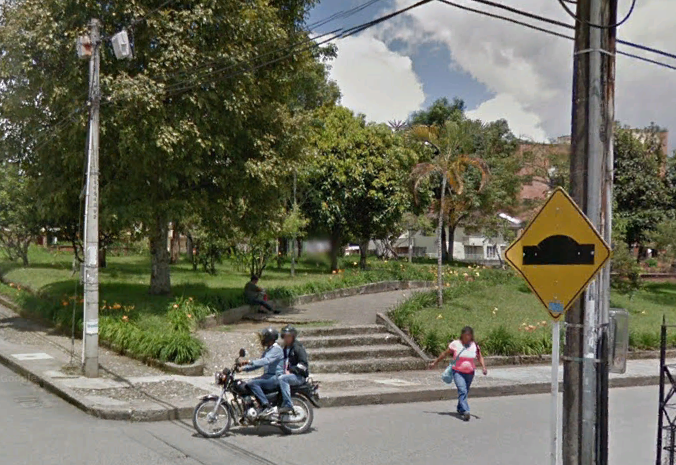
#> input picture entrenamiento/Captura de pantalla 2026-04-30 192027.png, 676 x 465 px; its folder holds only this picture in this run
$ jupyter execute normalizar_imagenes_yolo.ipynb
#> lines starting #> are read from the running program, lines starting #| are printed output that depends on the picture
## 2. Imports y configuración

[cell 1]
import os
import cv2
import numpy as np
from PIL import Image
from pathlib import Path
from tqdm import tqdm
import shutil

# ─────────────────────────────────────────────
# CONFIGURACIÓN — ajusta estos parámetros
# ─────────────────────────────────────────────

INPUT_DIR  = "entrenamiento"           # Carpeta con las imágenes originales
OUTPUT_DIR = "entrenamiento_normalizado"  # Carpeta de salida

# Tamaño objetivo para YOLO (debe ser múltiplo de 32)
# Opciones comunes: 416, 640, 1280
TARGET_SIZE = 640

# Extensiones de imagen aceptadas
VALID_EXTENSIONS = {".jpg", ".jpeg", ".png", ".bmp", ".tiff", ".webp"}

# Formato de salida
OUTPUT_FORMAT = ".jpg"   # '.jpg' o '.png'
JPEG_QUALITY  = 95       # Solo aplica si OUTPUT_FORMAT = '.jpg'

print(f"Entrada : {INPUT_DIR}")
print(f"Salida  : {OUTPUT_DIR}")
print(f"Tamaño  : {TARGET_SIZE}x{TARGET_SIZE}")
print(f"Formato : {OUTPUT_FORMAT}")

## 3. Exploración de las imágenes originales

[cell 2]
input_path = Path(INPUT_DIR)

if not input_path.exists():
    raise FileNotFoundError(f" La carpeta '{INPUT_DIR}' no existe. Verifica la ruta.")

image_files = sorted([
    f for f in input_path.iterdir()
    if f.is_file() and f.suffix.lower() in VALID_EXTENSIONS
])

print(f"✅ Imágenes encontradas: {len(image_files)}")

# Mostrar resumen de resoluciones originales
sizes = {}
for img_path in tqdm(image_files, desc="Analizando imágenes"):
    try:
        with Image.open(img_path) as img:
#> img is the input picture: PIL image 676x465 RGBA; mean R, G, B, A 108.8, 108.7, 90.6, 255
            w, h = img.size
#> w = 676; h = 465
            key = f"{w}x{h}"
#> key = '676x465'
            sizes[key] = sizes.get(key, 0) + 1
    except Exception as e:
        print(f"  No se pudo leer: {img_path.name} → {e}")

print("\n Resoluciones encontradas:")
for res, count in sorted(sizes.items(), key=lambda x: -x[1]):
    print(f"   {res} → {count} imagen(es)")

## 4. Función de normalización

Usa **letterbox** (padding con gris) para redimensionar sin deformar los objetos — técnica estándar en YOLO.

[cell 3]
def letterbox_resize(img_bgr: np.ndarray, target_size: int = 640, pad_color: int = 114) -> np.ndarray:
    """
    Redimensiona la imagen al tamaño target_size x target_size manteniendo
    el aspect ratio original con padding (letterbox).

    - No deforma objetos.
    - Rellena con gris neutro (valor 114, estándar en YOLOv5/v8).
    """
    h, w = img_bgr.shape[:2]
    scale = target_size / max(h, w)
    new_w, new_h = int(w * scale), int(h * scale)

    # Redimensionar
    resized = cv2.resize(img_bgr, (new_w, new_h), interpolation=cv2.INTER_LINEAR)

    # Crear lienzo con padding
    canvas = np.full((target_size, target_size, 3), pad_color, dtype=np.uint8)

    # Centrar la imagen
    pad_top  = (target_size - new_h) // 2
    pad_left = (target_size - new_w) // 2
    canvas[pad_top:pad_top + new_h, pad_left:pad_left + new_w] = resized

    return canvas


def normalize_image(img_bgr: np.ndarray) -> np.ndarray:
    """
    Pasos de normalización visual:
      1. Corrección CLAHE en canal L (mejora contraste local sin saturar)
      2. Conversión de vuelta a BGR

    No normaliza a [0,1] porque las imágenes se guardan como uint8.
    YOLO hace esa normalización internamente al cargar.
    """
    # CLAHE sobre canal de luminancia
    lab   = cv2.cvtColor(img_bgr, cv2.COLOR_BGR2LAB)
#> lab: shape (465, 676, 3); mean of channels 0, 1, 2 113.7, 125, 138.4
    l, a, b = cv2.split(lab)
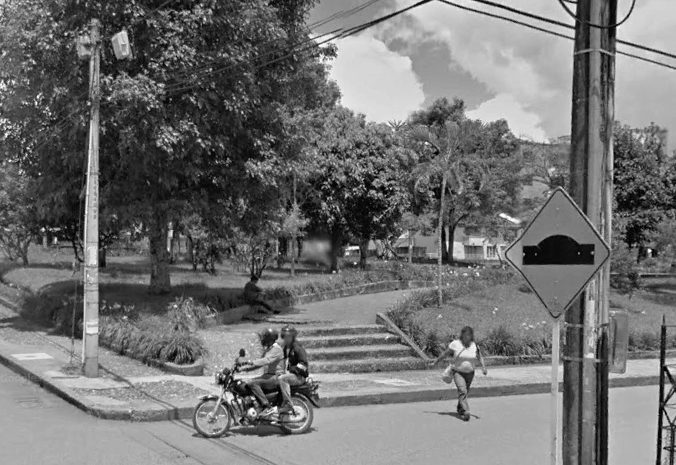
#> l: shape (465, 676); min 0, max 255, mean 113.7
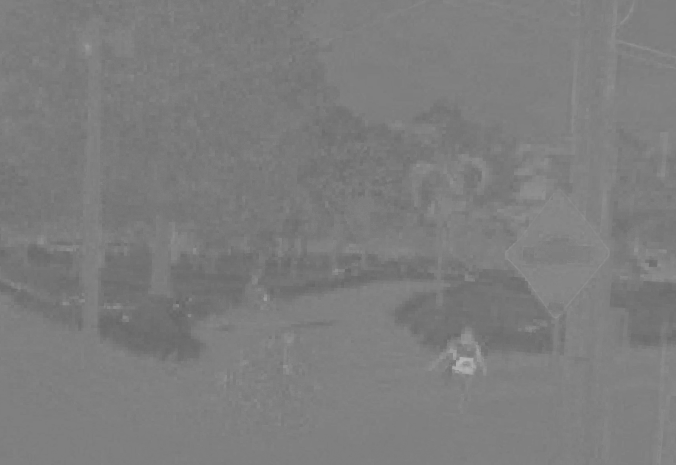
#> a: shape (465, 676); min 101, max 184, mean 125
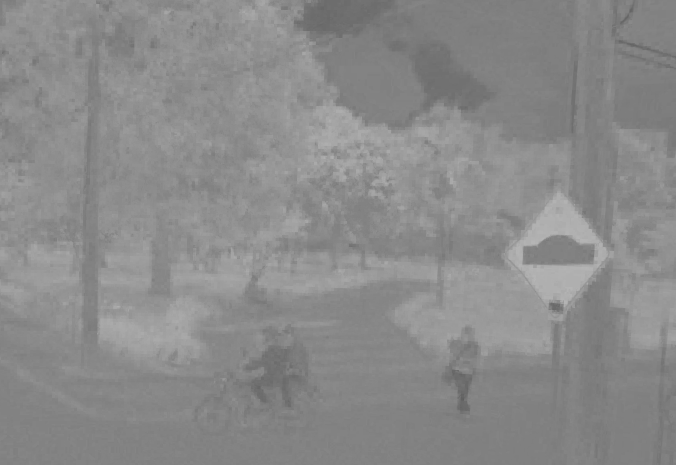
#> b: shape (465, 676); min 94, max 181, mean 138.4
    clahe = cv2.createCLAHE(clipLimit=2.0, tileGridSize=(8, 8))
    l_eq  = clahe.apply(l)
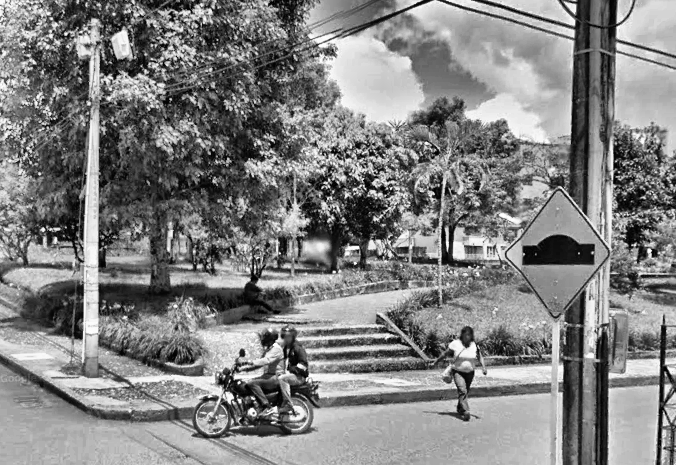
#> l_eq: shape (465, 676); min 0, max 255, mean 129.8
    lab_eq = cv2.merge((l_eq, a, b))
#> lab_eq: shape (465, 676, 3); mean of channels 0, 1, 2 129.8, 125, 138.4
    result = cv2.cvtColor(lab_eq, cv2.COLOR_LAB2BGR)
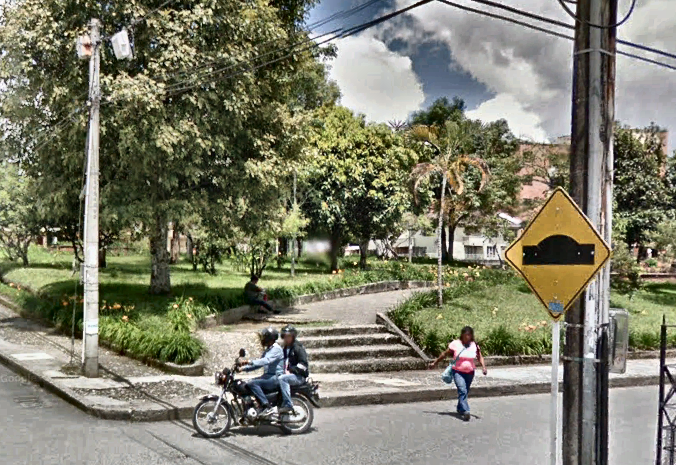
#> result: shape (465, 676, 3); mean B, G, R 106.5, 125.2, 125.5
    return result


print("✅ Funciones de normalización definidas.")

## 5. Procesamiento y guardado

[cell 4]
output_path = Path(OUTPUT_DIR)
output_path.mkdir(parents=True, exist_ok=True)

errors = []
processed = 0

for idx, img_file in enumerate(tqdm(image_files, desc="Procesando"), start=1):
    try:
        # Leer imagen
        img = cv2.imread(str(img_file))
        if img is None:
            raise ValueError("cv2.imread retornó None")

        # 1. Normalización visual (CLAHE)
        img = normalize_image(img)

        # 2. Letterbox resize
        img = letterbox_resize(img, target_size=TARGET_SIZE)
#> in letterbox_resize, `resized = cv2.resize(img_bgr, (new_w, new_h), interpolation=cv2.INTER_..`:
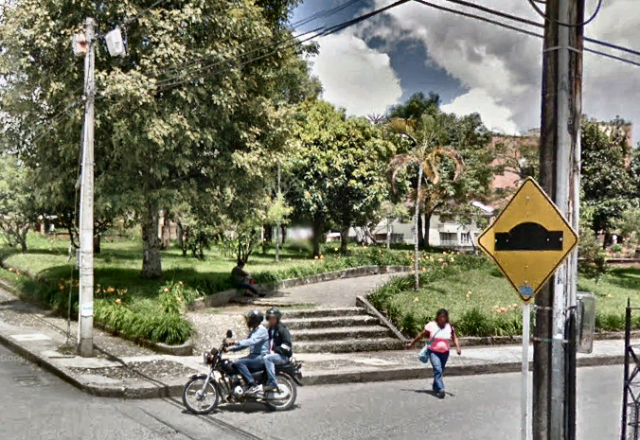
#> resized: shape (440, 640, 3); mean B, G, R 106.4, 125.1, 125.4
#> in letterbox_resize, `canvas[pad_top:pad_top + new_h, pad_left:pad_left + new_w] = resized`:
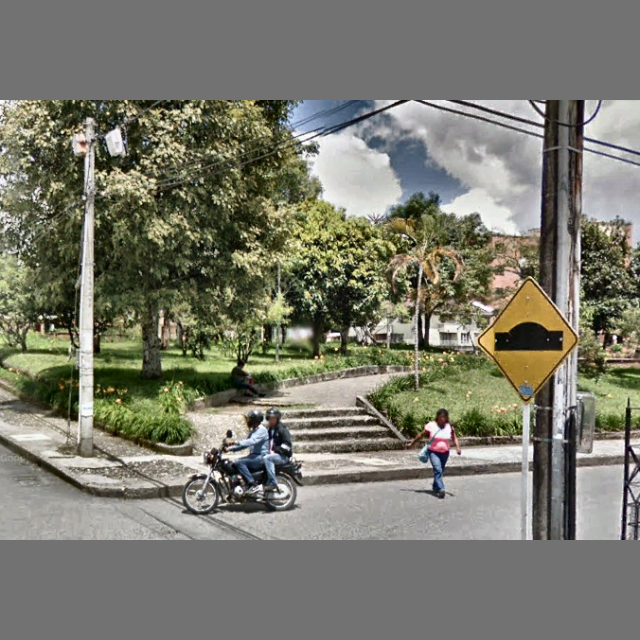
#> canvas: shape (640, 640, 3); mean B, G, R 108.8, 121.6, 121.8

        # 3. Nombre de salida: img1.jpg, img2.jpg, ...
        out_name = f"img{idx}{OUTPUT_FORMAT}"
        out_file = output_path / out_name

        # 4. Guardar
        if OUTPUT_FORMAT == ".jpg":
            cv2.imwrite(str(out_file), img, [cv2.IMWRITE_JPEG_QUALITY, JPEG_QUALITY])
        else:
            cv2.imwrite(str(out_file), img)

        processed += 1

    except Exception as e:
        errors.append((img_file.name, str(e)))

# Resumen
print(f"\n✅ Imágenes procesadas correctamente : {processed}")
print(f"❌ Errores                            : {len(errors)}")
if errors:
    print("\nArchivos con error:")
    for fname, err in errors:
        print(f"   {fname}: {err}")

## 6. Verificación visual (muestra una cuadrícula de ejemplo)

[cell 5]
import matplotlib.pyplot as plt
import random

output_imgs = sorted(output_path.glob(f"*{OUTPUT_FORMAT}"))
sample = random.sample(output_imgs, min(9, len(output_imgs)))

fig, axes = plt.subplots(3, 3, figsize=(12, 12))
axes = axes.flatten()

for ax, img_path in zip(axes, sample):
    img = cv2.imread(str(img_path))
    img_rgb = cv2.cvtColor(img, cv2.COLOR_BGR2RGB)
    ax.imshow(img_rgb)
    ax.set_title(img_path.name, fontsize=9)
    ax.axis("off")

# Ocultar ejes sobrantes
for ax in axes[len(sample):]:
    ax.axis("off")

plt.suptitle(f"Muestra de imágenes normalizadas ({TARGET_SIZE}x{TARGET_SIZE})", fontsize=13)
plt.tight_layout()
plt.savefig(output_path / "_preview_cuadricula.jpg", dpi=100)
plt.show()
print("✅ Vista previa guardada en la carpeta de salida.")

$ run again, on entrenamiento/Captura de pantalla 2026-04-30 195630.png
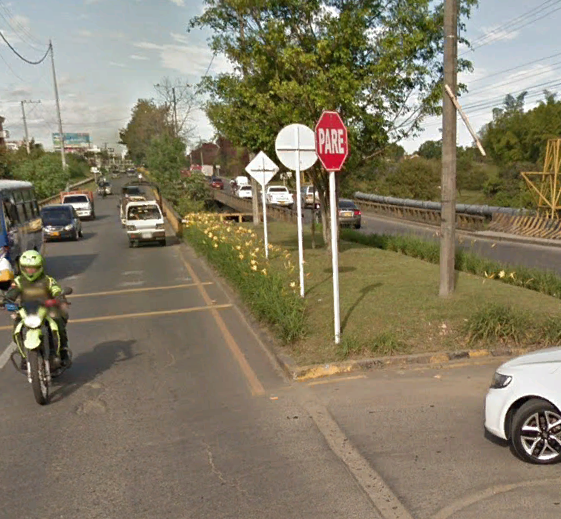
#> input picture entrenamiento/Captura de pantalla 2026-04-30 195630.png, 561 x 519 px
#> img is the input picture: PIL image 561x519 RGBA; mean R, G, B, A 132.6, 124.4, 102.2, 255
#> img: shape (519, 561, 3)
#> lab: shape (519, 561, 3); mean of channels 0, 1, 2 132.3, 127.8, 141.6
#> in normalize_image, `l_eq  = clahe.apply(l)`:
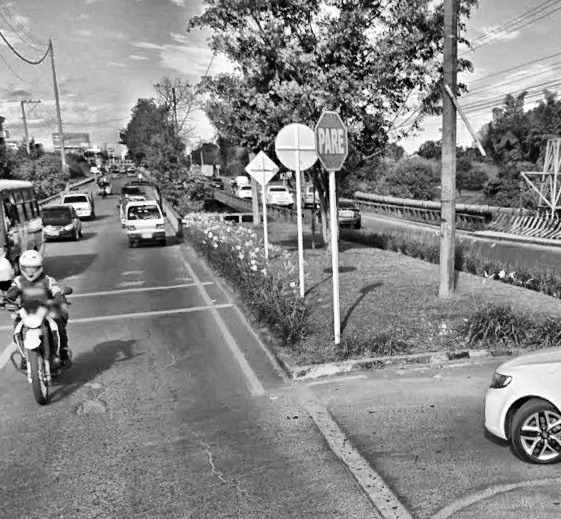
#> l_eq: shape (519, 561); min 0, max 255, mean 134.4
#> lab_eq: shape (519, 561, 3); mean of channels 0, 1, 2 134.4, 127.8, 141.6
#> in letterbox_resize, `canvas[pad_top:pad_top + new_h, pad_left:pad_left + new_w] = resized`:
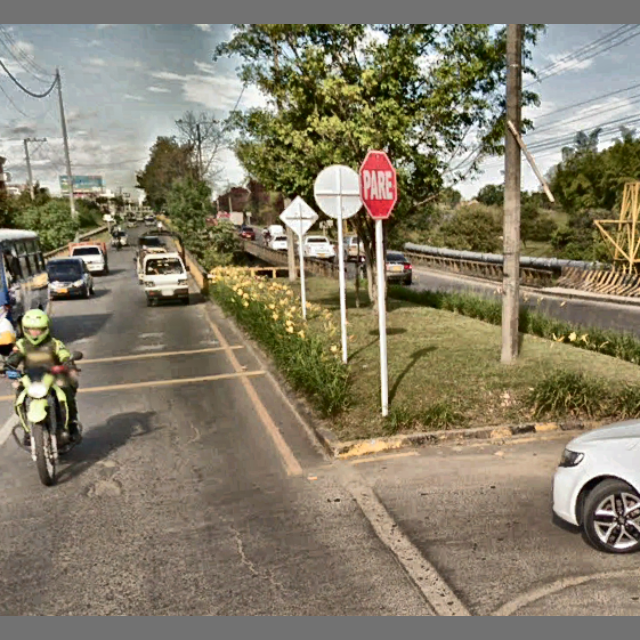
#> canvas: shape (640, 640, 3); mean B, G, R 105.3, 125.9, 133.6

$ run again, on entrenamiento/Captura de pantalla 2026-04-30 200332.png
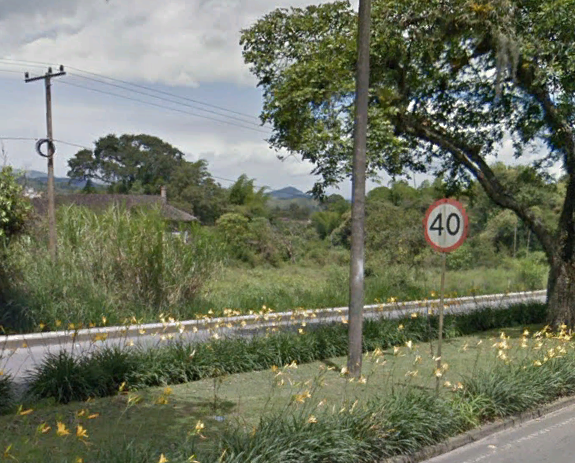
#> input picture entrenamiento/Captura de pantalla 2026-04-30 200332.png, 575 x 463 px
#> img is the input picture: PIL image 575x463 RGBA; mean R, G, B, A 111.4, 116.6, 97, 255
#> img: shape (463, 575, 3)
#> lab: shape (463, 575, 3); mean of channels 0, 1, 2 120.9, 122.5, 138.5
#> lab_eq: shape (463, 575, 3); mean of channels 0, 1, 2 132.8, 122.5, 138.5
#> in letterbox_resize, `canvas[pad_top:pad_top + new_h, pad_left:pad_left + new_w] = resized`:
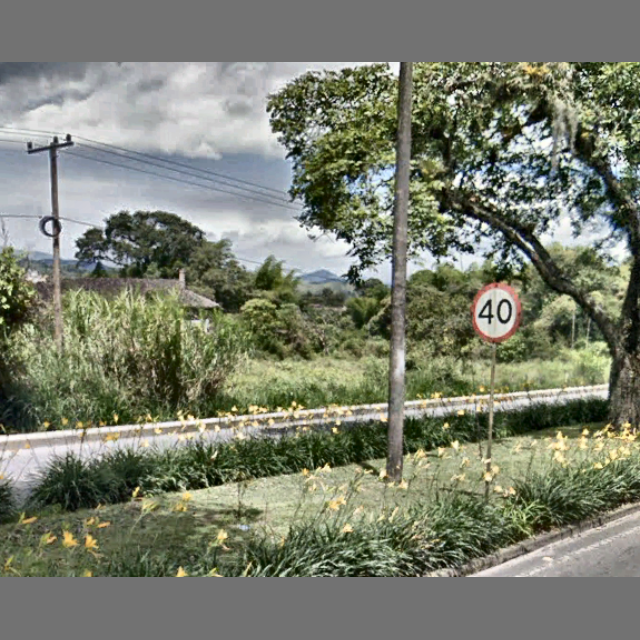
#> canvas: shape (640, 640, 3); mean B, G, R 109.9, 126.1, 121.9
